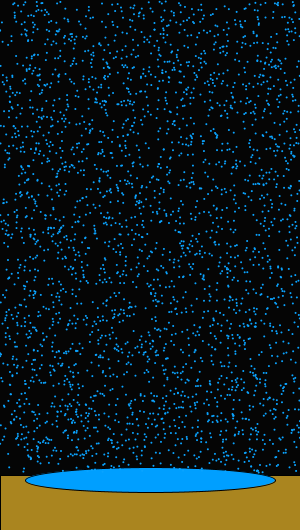
Frame 1 (no input)
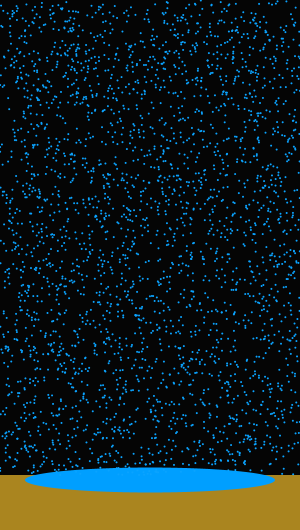
Frame 60 (the mouse pressed at the canvas centre just before this capture)
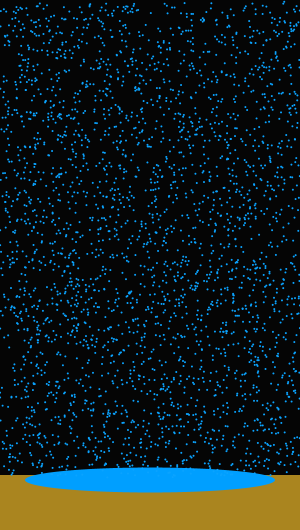
Frame 120 (the mouse held since frame 60 and released just before this capture)

The Processing sketch that drew these frames (run headless with seeded random() and noise(); from frame 60 on, the mouse is pressed at the canvas centre):

// Processing sketch: processing_86911
// ── processing_86911.pde


corra[] w;
pluja[] k;
 
void setup()
{
  noCursor();
  size(300,530);
  smooth();
 
  k = new pluja[3000];
  for (int e=0; e<3000; e++)
  {
    k[e] = new pluja();
    k[e].x = random(0,300);
    k[e].y = random(0,470);
    k[e].d = (int)random(10, 90);
    k[e].v = (int)random(1, 10);
  }
 
  w = new corra[2];
  for (int i=0; i<2; i++)
  {
    w[i] = new corra();
    w[i].x = random(0, 300);
  }
}
 
void draw()
{
  background(#050505);
  fill(#AA851F);
 rect(0, 475, 300, 100);
  fill(#009FFF);
  ellipse(150, 480, 250, 25);
  for (int e=0; e<k.length; e++)
  {
    k[e].move();
    k[e].show();
  }
 
}
 
class corra
{
  float x, y;
  int d, v;
  float i;
}
 
class pluja
{
  float x, y;
  int d, v;
  float i, k, r;
 
  void show()
  {
    noStroke();
    fill(#0AA3FF);
    ellipse(x, y,2,2);
  }
 
  void move()
  {
    y =  y + random(1,3) ;
 
    if (y>475) y = random(0,5);
     
    if (mousePressed)
    {
      y =  y + random(1,3) ;
    }
     
 
  }
}
